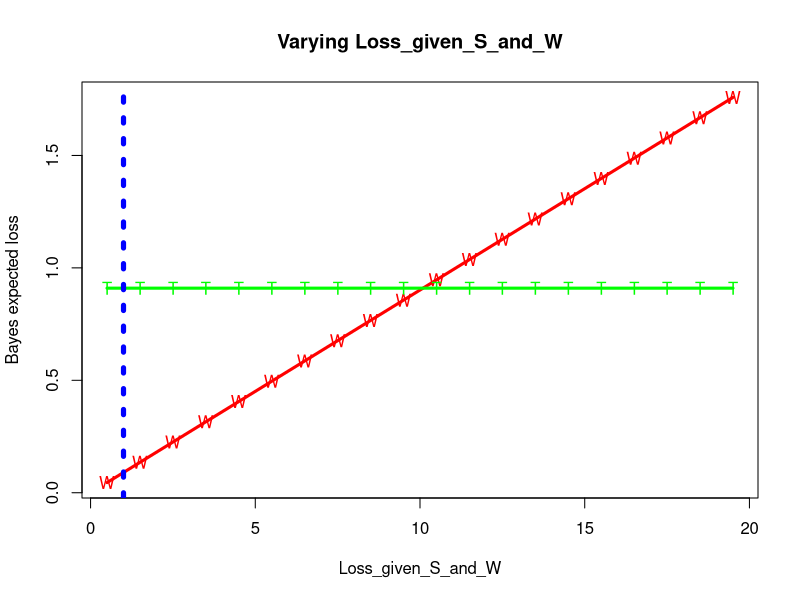

This chart was generated by the following R code: (Note: this script raises an error after producing the figure.)
#####    A simple decision theory problem
simple.bayes <- function (
   ### Any argument except data can be a vector (one at a time!).  Input error checking is needed.
	prev =  0.001, 	### prevalence
	sens = 0.99,		### sensitivity
	spec = 0.99, 	### specificity
	L.SW = 1,    	### action = Wait  
	L.HT = 1,    	### action = Treat
	data = "P"  		### data="positive", or "N" for "negative"
) {
	prior = c(prev, 1-prev)
	prior.odds = prev/(1-prev) 
	if (data=="P") model.S = sens
	if (data=="N") model.S = 1-sens
	if (data=="P") model.H = 1-spec
	if (data=="N") model.H = spec
	lik.ratio = model.S/model.H
	posterior.odds = 	prior.odds * lik.ratio
	posterior.S = posterior.odds/(1+posterior.odds)
	posterior.H = 1/(1+posterior.odds)
	E.loss.W = posterior.S * L.SW
	E.loss.T = posterior.H * L.HT
	return (data.frame(	E.loss.W, E.loss.T))
	### Return value = Bayes expected losses for the two actions W and T.
}

plot.simple.bayes= function (
	prev =  0.001, 
	sens = 0.99,
	spec = 0.99,
	L.SW = 1,      
	L.HT = 1,    
	data = "P",  
	 ...				#### extra arguments for the graphics
) {
	params = list(prev, sens, spec, L.SW, L.HT)
	paramnames = c("prevalence", "sensitivity", "specificity", "Loss_given_S_and_W", "Loss_given_H_and_T")
	which.varies = which(unlist(lapply(params, length)) > 1)
	print(which.varies)
	if (length(which.varies) != 1)
		stop("Exactly one parameter must vary")
	default.value = formals(plot.simple.bayes)[[which.varies]]
	horiz.values = params[[which.varies]]
	horiz.label = paramnames[which.varies]
	cat(horiz.label, default.value, "\n")
	E.loss = simple.bayes(prev, sens, spec, L.SW, L.HT, data)
	E.loss.W = E.loss[ , 1]
	E.loss.T = E.loss[ , 2]
	plot (c(horiz.values, horiz.values), c(E.loss.W, E.loss.T), pch=" ", xlab=horiz.label, 
		ylab="Bayes expected loss", ...)
	lines (horiz.values, E.loss.W, pch= "W", col="red", lwd=3)
	lines (horiz.values, E.loss.T, pch= "T", col="green", lwd=3)
	points(horiz.values, E.loss.W, pch= "W", col="red", lwd=3)
	points(horiz.values, E.loss.T, pch= "T", col="green", lwd=3)
	abline(v=default.value, lty=3, lwd=5, col="blue")
	title (paste("Varying", horiz.label))
	legend(locator(1), 
		c("wait",  "treat", "default value"), col=c("red","green","blue"),
		pch="WT.",
		lty=c(1,1,3), lwd=c(3,3,3) 
		)
	dev.copy(png, file=paste("simplebayes", horiz.label, "png", sep="."))
	dev.off()
	return(E.loss)
}

plot.simple.bayes(L.SW=seq(0.5,20,1))
plot.simple.bayes(L.HT=seq(0,1,0.05))
plot.simple.bayes(prev=1/10^seq(0.5,4,0.1), log="x")
plot.simple.bayes(sens=seq(0.1,0.99,.01))
plot.simple.bayes(spec=seq(0.99,1,.0002))
plot.simple.bayes(L.HT=seq(0,1,0.05))



#####		Solving for the break-even value.  
#####   EXERCISE:   Install R. Run the following code.  
#####		Write a one-page commentary on the results---- especially the errors!

cat("If we let L.SW vary, its break-even value where rho(W)=rho(T) is L.SW = ",
	uniroot(function(L.SW) diff(unlist(simple.bayes(L.SW=L.SW))), interval=c(0, 100))$root, "\n")
cat("If we let L.HT vary, its break-even value where rho(W)=rho(T) is L.HT = ",
	uniroot(function(L.HT) diff(unlist(simple.bayes(L.HT=L.HT))), interval=c(0, 100))$root, "\n")
cat("If we let spec vary, its break-even value where rho(W)=rho(T) is spec = ",
	uniroot(function(spec) diff(unlist(simple.bayes(spec=spec))), interval=c(0.50, 1.0))$root, "\n")
cat("If we let spec vary, its break-even value where rho(W)=rho(T) is spec = ",
	uniroot(function(spec) diff(unlist(simple.bayes(spec=spec))), interval=c(0.50, 0.999999999999))$root, "\n")
cat("If we let sens vary, its break-even value where rho(W)=rho(T) is sens = ",
	uniroot(function(sens) diff(unlist(simple.bayes(sens=sens))), interval=c(0.50, 1))$root, "\n")
cat("If we let prev vary, its break-even value where rho(W)=rho(T) is prev = ",
	uniroot(function(prev) diff(unlist(simple.bayes(prev=prev))), interval=c(1e-6, 0.99))$root, "\n")

intervals = list(
	L.SW=c(0,100),
	L.HT=c(0,100),
	spec=c(0.50, 1-1e-7),
	sens=c(0.50, 1-1e-7),
	prev=c(1e-6,0.99))
sapply(cq(L.SW,L.HT,spec,sens,prev), function(par) {
	temp=try(uniroot(function(X)diff(unlist(
		eval(parse(text="simple.bayes(" %&% par %&% "=" %&% X %&% ")")))), 
			interval=intervals[[par]], tol=.Machine$double.eps^0.75)$root); 
		ifelse(class(temp)=="try-error", NA, temp)
		}
)
